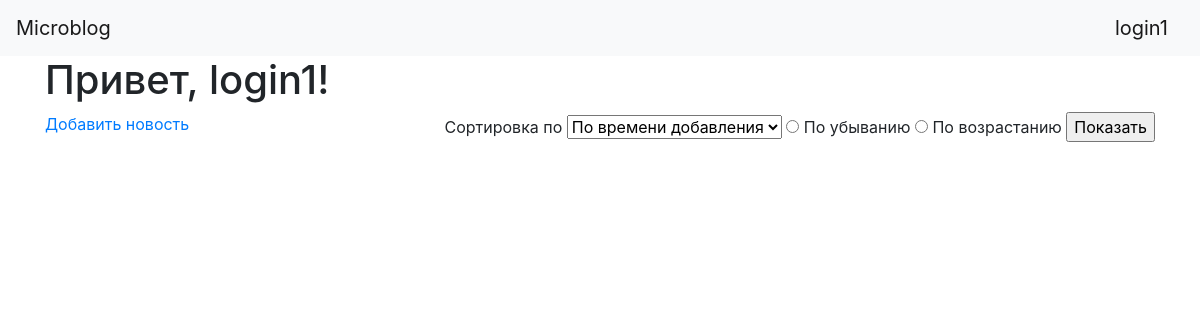
Page /index (signed in) on the earlier database version.
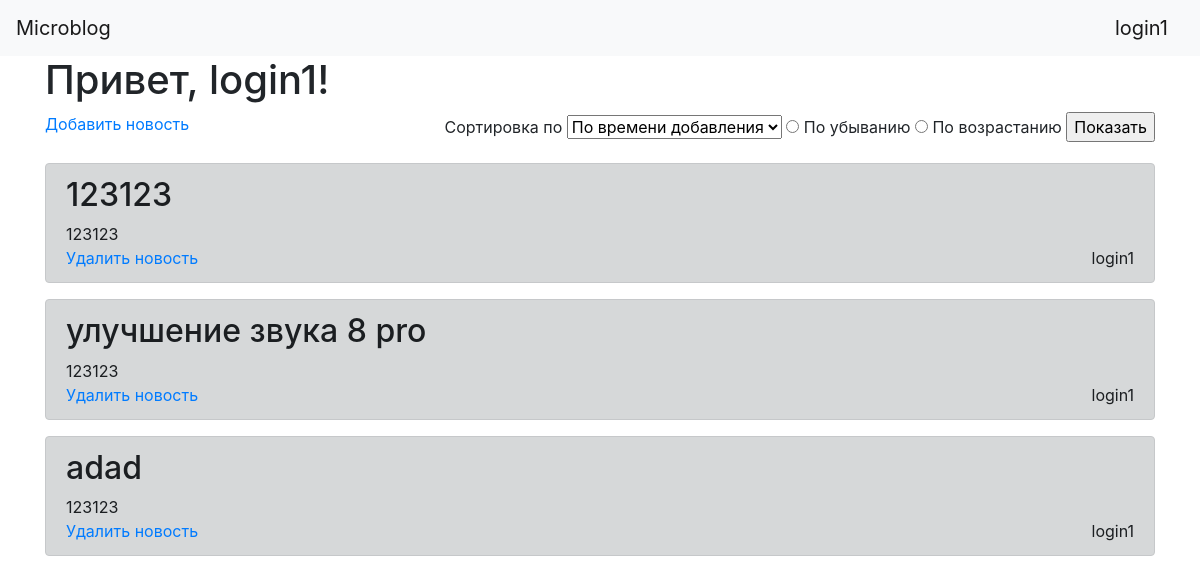
Same page on the later database version.
### tables this page shows
CREATE TABLE news 
                            (id INTEGER PRIMARY KEY AUTOINCREMENT, 
                             title VARCHAR(100),
                             content VARCHAR(1000),
                             user_id INTEGER,
                             user_name VARCHAR(50)
                             );

### server.py (the view, shortened to what this page needs)
@app.route('/')
@app.route('/index', methods=['GET', 'POST'])
def index():
    form = NewsList()
    if 'username' not in session:
        return redirect('/login')
    news = reversed(list(NewsModel(db.get_connection()).get_all(session['user_id'])))
    return render_template('index.html', username=session['username'],
                           news=news, form=form)

### server.py
class NewsList(FlaskForm):
    sort = SelectField('Сортировка по', choices=[('time', 'По времени добавления'),
                                                 ('alph', 'По алфавиту')])
    poryadok = RadioField('', choices=[('down', 'По убыванию'), ('up', 'По возрастанию')])
    submit = SubmitField('Показать')

### server.py (called while the page is built)
    def get_connection(self):
        return self.conn

    def get_all(self, user_id=None):
        cursor = self.connection.cursor()
        if user_id:
            cursor.execute("SELECT * FROM news WHERE user_id = ?",
                           (str(user_id),))
        else:
            cursor.execute("SELECT * FROM news")
        rows = cursor.fetchall()
        return rows

### templates/index.html (shortened to what this page needs)
{% extends "base.html" %}
{% block content %}
    <h1>Привет, {{ username }}!</h1>
        <div class="d-flex justify-content-between">
            <a href="/add_news">Добавить новость</a>
            <form action="" method="post" novalidate>
                <p>
                    {{ form.sort.label }}
                    {{ form.sort }}
                    {% for subfield in form.poryadok %}
                        <tr>
                            <td>{{ subfield }}</td>
                            <td>{{ subfield.label }}</td>
                        </tr>
                    {% endfor %}
                    {{ form.submit() }}
                </p>
            </form>
        </div>
        {% for item in news %}
            <div class="alert alert-dark" role="alert">
                <h2>{{item[1]}}</h2>
                <div>{{item[2]}}</div>
                <div class="d-flex justify-content-between">
                    <a href="/delete_news/{{item[0]}}">Удалить новость</a>
                    <a>{{item[4]}}</a>
                </div>
            </div>
        {% endfor %}
{% endblock %}

### templates/base.html (shortened to what this page needs)
<!doctype html>
<html lang="en">
    <head>
        <link rel="stylesheet" href="https://maxcdn.bootstrapcdn.com/bootstrap/4.0.0/css/bootstrap.min.css"
>
    </head>
      <body>
        <header>
                <nav class="navbar navbar-light bg-light">
                    <div class="d-flex justify-content-start">
                    <a class="navbar-brand" href="/index">Microblog</a>
                    </div>
                    {% if "username" in session %}
                        <a class="navbar-brand" href="/logout">{{session['username']}}</a>
                    {% endif %}
                </nav>
        </header>
        <main role="main" class="container">
            {% block content %}{% endblock %}
        </main>
      </body>
</html>

Differences in the rows shown:
added news: title "123123", content "123123", user_name "login1"
added news: title "улучшение звука 8 pro", content "123123", user_name "login1"
added news: title "adad", content "123123", user_name "login1"
